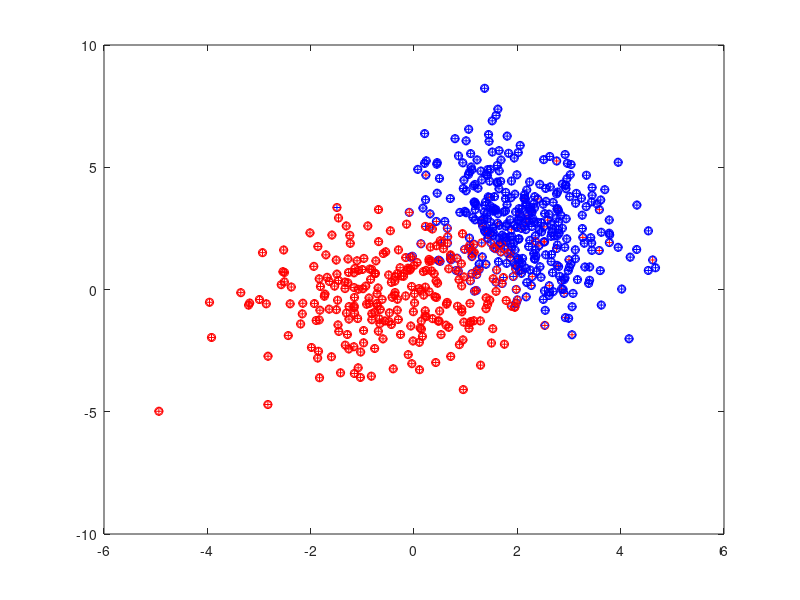

Reproduce this figure in MATLAB.
%clean workspace
%everything created automaticly expect given data in homework (hw1.mat)
clear;

%Load d matrix
load('hw1.mat');

%First class' data:
d1=d(1:1000,:);

%Second class' data:
d2=d(1001:2000,:);

%Randomly selected data:
example=[];

%Traning data:
train=[];

j=0; k=0;

%Select approximately 300 elements from class 1 randomly
for i=1:1000
    if(rand()<0.3)
        j=j+1;
        example(j,1)=d1(i,1); %data1
        example(j,2)=d1(i,2); %data2
        example(j,3)=-1; %Given class
        example(j,4)=0; %KNN2 Prediction
        example(j,5)=0; %KNN5 Prediction
    else
        k=k+1;
        training(k,1)=d1(i,1); %data1
        training(k,2)=d1(i,2); %data2
        training(k,3)=-1;%Given Class:
    end
end

%Select approximately 300 elements from class 2 randomly
for i=1:1000
    if(rand()<0.3)
        j=j+1;
        example(j,1)=d2(i,1); %data1
        example(j,2)=d2(i,2); %data2
        example(j,3)=1; %Given class
        example(j,4)=0; %KNN2 Prediction
        example(j,5)=0; %KNN5 Prediction
    else
        k=k+1;
        training(k,1)=d2(i,1); %data1
        training(k,2)=d2(i,2); %data2
        training(k,3)=1;%Given Class:
    end
end

distances=zeros(j,k,2);

%Calculate Euclidean distance
for i=1:j
    for l=1:k
        distances(i,l,1)=norm([example(i,1),example(i,2)]-[training(l,1),training(l,2)]);
        distances(i,l,2)=training(l,3);
    end
end

sortedDistances=zeros(j,k,2);

%Sort
for i=1:j
    [Y,I]=sort(distances(i,:,1));
    sortedDistances(i,:,:)=distances(i,I,:);
end

index1=0;
index2=0;
sum=0;
%KNN2
for i=1:j
    sum=0;
    for l=1:2
        sum=sum+sortedDistances(i,l,2);
    end
    if(sum<0)
       index1=index1+1;
       example(i,4)=-1;
       KNN2Result1(index1,1)=example(i,1);
       KNN2Result1(index1,2)=example(i,2);
    else
       index2=index2+1;
       example(i,4)=1;
       KNN2Result2(index2,1)=example(i,1);
       KNN2Result2(index2,2)=example(i,2);
    end
end

knn2percentage=0;

for i=1:j
    if(example(i,4)==example(i,3))
        knn2percentage=knn2percentage+1;
    end
end

knn2percentage=knn2percentage/j;

index1=0;
index2=0;

%KNN5
for i=1:j
    sum=0;
    for l=1:5
        sum=sum+sortedDistances(i,l,2);
    end
    if(sum<0)
        index1=index1+1;
        example(i,5)=-1;
        KNN5Result1(index1,1)=example(i,1);
        KNN5Result1(index1,2)=example(i,2);
    else
        index2=index2+1;
        example(i,5)=1;
        KNN5Result2(index2,1)=example(i,1);
        KNN5Result2(index2,2)=example(i,2);
    end
end

knn5percentage=0;

for i=1:j
    if(example(i,5)==example(i,3))
        knn5percentage=knn5percentage+1;
    end
end

index1=0;
index2=0;

for i=1:j
    if(example(i,3)<0)
        index1=index1+1;
        example1(index1,1)=example(i,1);
        example1(index1,2)=example(i,2);
    else
        index2=index2+1;
        example2(index2,1)=example(i,1);
        example2(index2,2)=example(i,2);
    end
end

knn5percentage=knn5percentage/j;

%plot example data
plot(example1(:,1),example1(:,2),'+r');
hold on
plot(example2(:,1),example2(:,2),'+b');

%plot KNN2
plot(KNN2Result1(:,1),KNN2Result1(:,2),'or');
plot(KNN2Result2(:,1),KNN2Result2(:,2),'ob');

%plot KNN5
plot(KNN5Result1(:,1),KNN5Result1(:,2),'dr');
plot(KNN5Result2(:,1),KNN5Result2(:,2),'db');

knn2percentage
knn5percentage
